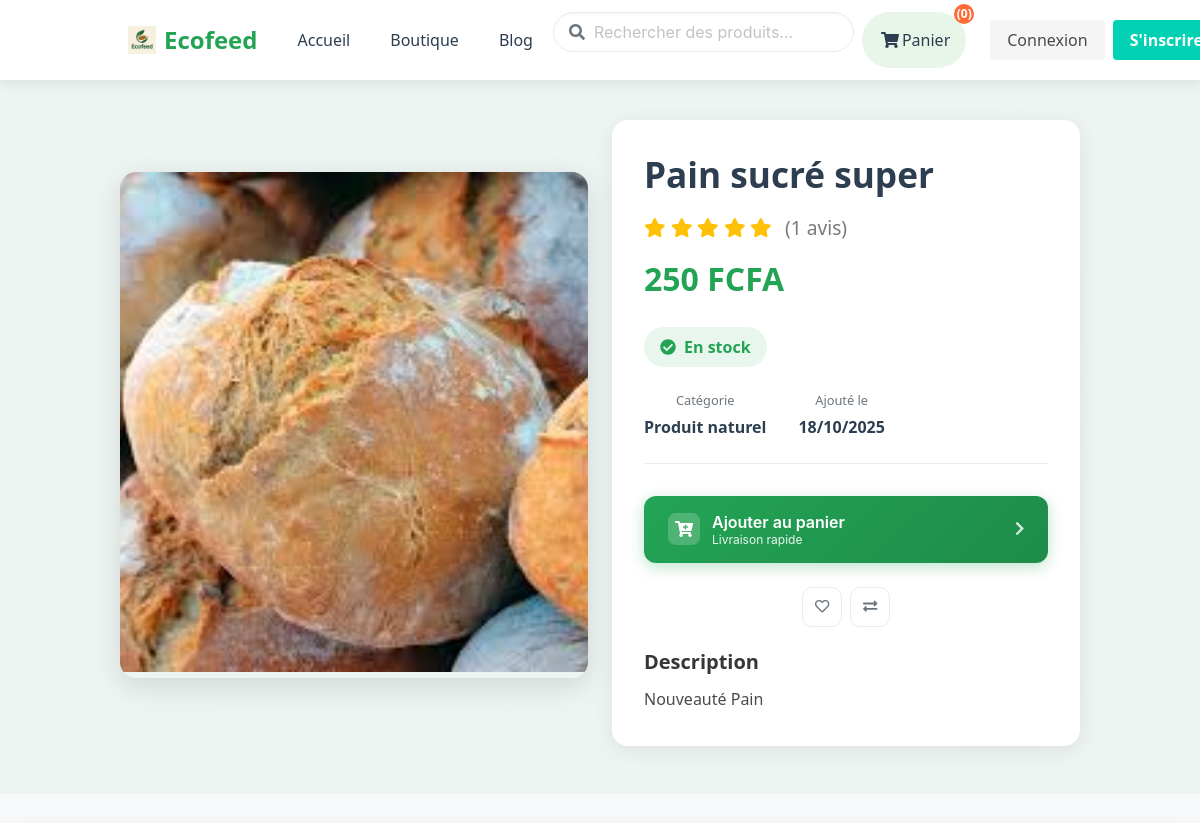
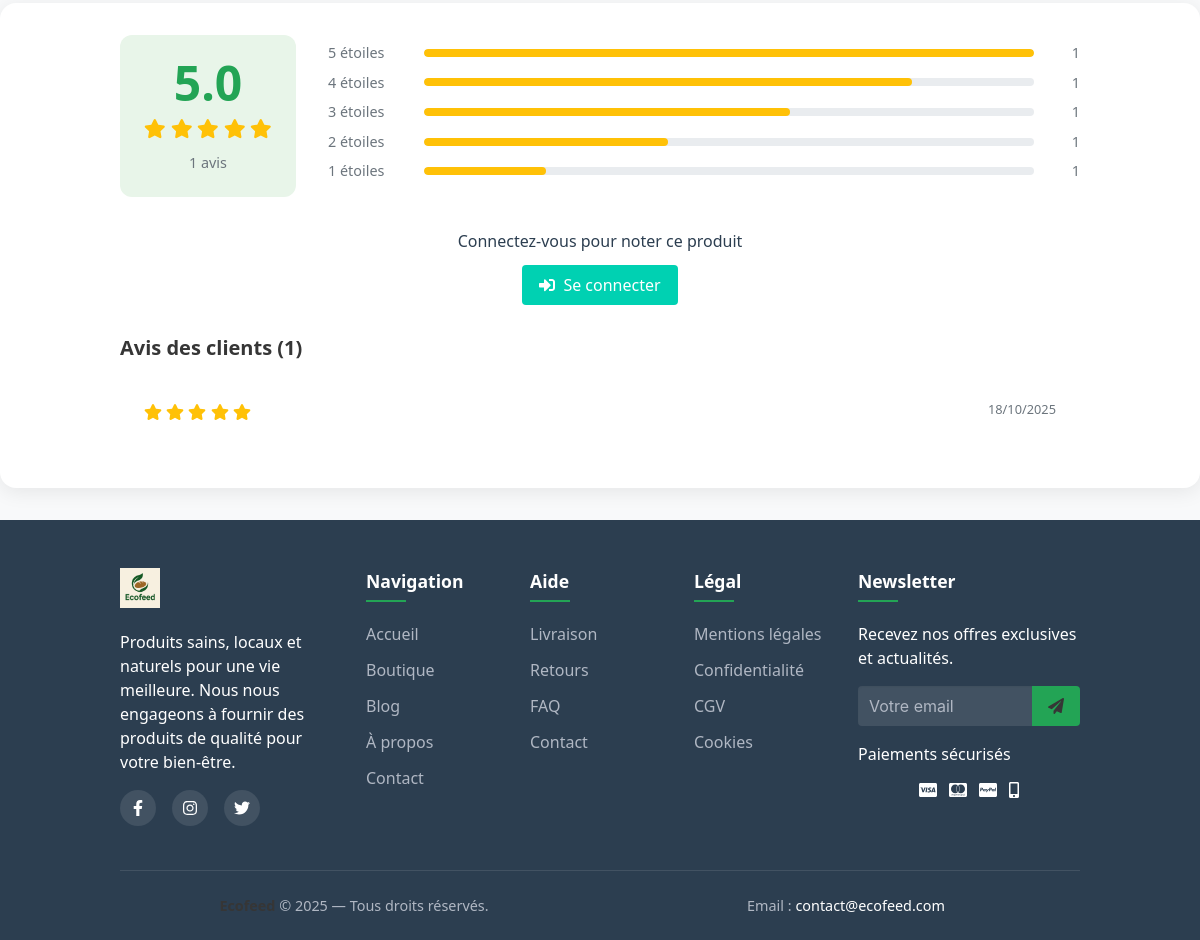
/product/1/, run on the app's committed database (2 pictures, top to bottom).
### products/models.py (models this page shows, shortened)
class Product(models.Model):
    name = models.CharField(max_length=255)
    added_by = models.ForeignKey(User, on_delete=models.CASCADE, related_name='products')
    description = models.TextField()
    price = models.DecimalField(max_digits=10, decimal_places=0)
    available = models.PositiveIntegerField(default=0)
    currency = models.CharField(max_length=100, default="FCFA")
    image = models.ImageField(upload_to='products/')
    created_at = models.DateTimeField(auto_now_add=True)
    def average_rating(self):
        ratings = self.ratings.all()
        if ratings:
            return round(sum(r.rating for r in ratings) / len(ratings), 1)
        return 0
    def rating_count(self):
        return self.ratings.count()

class ProductRating(models.Model):
    product = models.ForeignKey(Product, on_delete=models.CASCADE, related_name='ratings')
    user = models.ForeignKey(User, on_delete=models.CASCADE, related_name='product_ratings')
    rating = models.IntegerField(
        validators=[MinValueValidator(1), MaxValueValidator(5)],
        help_text="Rating from 1 to 5 stars"
    )
    comment = models.TextField(blank=True, null=True)
    created_at = models.DateTimeField(auto_now_add=True)
    updated_at = models.DateTimeField(auto_now=True)
    class Meta:
        unique_together = ['product', 'user']  # One rating per user per product
        ordering = ['-created_at']

### products/views.py (the view)
# urls.py: path('product/<int:product_id>/', views.product_detail, name='product_detail'),
def product_detail(request, product_id):
    product = get_object_or_404(Product, id=product_id)
    related_products = Product.objects.filter(
        added_by=product.added_by
    ).exclude(id=product.id)[:4]
    ratings = product.ratings.all().select_related('user')
    user_rating = None
    user_rating_obj = None
    if request.user.is_authenticated:
        try:
            user_rating_obj = product.ratings.get(user=request.user)
            user_rating = user_rating_obj.rating
        except ProductRating.DoesNotExist:
            pass
    context = {
        'product': product,
        'related_products': related_products,
        'ratings': ratings,
        'user_rating': user_rating,
        'user_rating_obj': user_rating_obj,
        'cart_product_ids': list(request.session.get('cart', {}).keys()),
    }
    return render(request, 'products/product_detail.html', context)

### products/templates/products/product_detail.html (shortened to what this page needs)
{% extends 'base.html' %}
{% load static %}
{% block content %}
<section class="product-detail-hero">
  <div class="container">
    <div class="columns is-vcentered">
      <div class="column is-6">
        <div class="product-gallery">
          <div class="main-image">
            <img src="{{ product.image.url }}" alt="{{ product.name }}" id="mainProductImage">
          </div>
        </div>
      </div>
      <div class="column is-6">
        <div class="product-info-section">
          <h1 class="product-title">{{ product.name }}</h1>
          <div class="rating-display mb-3">
            <div class="star-rating">
              {% with avg_rating=product.average_rating %}
                {% for i in "12345" %}
                  {% if forloop.counter <= avg_rating %}
                    <i class="fas fa-star"></i>
                  {% elif forloop.counter|add:"-0.5" <= avg_rating %}
                    <i class="fas fa-star-half-alt"></i>
                  {% else %}
                    <i class="far fa-star"></i>
                  {% endif %}
                {% endfor %}
              {% endwith %}
              <span class="ml-2 has-text-grey">({{ product.rating_count }} avis)</span>
            </div>
          </div>
          <p class="product-price">{{ product.price }} {{ product.currency }}</p>
          <div class="stock-status {% if product.available > 10 %}in-stock{% elif product.available > 0 %}low-stock{% else %}out-of-stock{% endif %}">
            {% if product.available > 10 %}
              <i class="fas fa-check-circle"></i>
              En stock
            {% elif product.available > 0 %}
              <i class="fas fa-exclamation-triangle"></i>
              Plus que {{ product.available }} disponible{{ product.available|pluralize:"s" }}
            {% else %}
              <i class="fas fa-times-circle"></i>
              Rupture de stock
            {% endif %}
          </div>
          <div class="product-meta">
            <div class="meta-item">
              <span class="meta-label">Catégorie</span>
              <span class="meta-value">Produit naturel</span>
            </div>
            <div class="meta-item">
              <span class="meta-label">Ajouté le</span>
              <span class="meta-value">{{ product.created_at|date:"d/m/Y" }}</span>
            </div>
          </div>
          <div class="cart-section">
            {% if product.id|stringformat:"s" in cart_product_ids %}
              <div class="cart-state">
                <div class="success-indicator">
                  <div class="success-icon">
                    <i class="fas fa-check-circle"></i>
                  </div>
                  <div class="success-content">
                    <span class="success-title">Ajouté au panier</span>
                    <span class="success-subtitle">Produit disponible dans votre panier</span>
                  </div>
                </div>
                <div class="cart-actions">
                  <button class="cart-btn btn-secondary remove-from-cart" data-product-id="{{ product.id }}">
                    <i class="fas fa-trash-alt mr-2"></i>
                    <span>Retirer</span>
                  </button>
                  <a href="{% url 'cart' %}" class="cart-btn btn-primary">
                    <i class="fas fa-shopping-cart mr-2"></i>
                    <span>Voir le panier</span>
                  </a>
                </div>
              </div>
            {% else %}
              <div class="cart-state">
                {% if product.available == 0 %}
                  <div class="out-of-stock-indicator">
                    <div class="out-of-stock-icon">
                      <i class="fas fa-ban"></i>
                    </div>
                    <div class="out-of-stock-content">
                      <span class="out-of-stock-title">Rupture de stock</span>
                      <span class="out-of-stock-subtitle">Bientôt de retour</span>
                    </div>
                  </div>
                  <button class="cart-btn btn-disabled" disabled>
                    <i class="fas fa-bell mr-2"></i>
                    <span>Me prévenir</span>
                  </button>
                {% else %}
                  <button class="cart-btn btn-primary add-to-cart" data-product-id="{{ product.id }}">
                    <div class="btn-content">
                      <div class="btn-icon">
                        <i class="fas fa-cart-plus"></i>
                      </div>
                      <div class="btn-text">
                        <span class="btn-main-text">Ajouter au panier</span>
                        <span class="btn-sub-text">Livraison rapide</span>
                      </div>
                    </div>
                    <div class="btn-arrow">
                      <i class="fas fa-chevron-right"></i>
                    </div>
                  </button>
                  <div class="quick-actions">
                    <button class="quick-btn wishlist-btn" title="Ajouter à la liste de souhaits">
                      <i class="far fa-heart"></i>
                    </button>
                    <button class="quick-btn compare-btn" title="Comparer">
                      <i class="fas fa-exchange-alt"></i>
                    </button>
                  </div>
                {% endif %}
              </div>
            {% endif %}
          </div>
          <div class="product-description mt-4">
            <h4 class="title is-5 mb-3">Description</h4>
            <p class="has-text-grey-dark" style="line-height: 1.8;">{{ product.description }}</p>
          </div>
        </div>
      </div>
    </div>
  </div>
</section>
<section class="rating-section">
  <div class="container">
    <div class="rating-header">
      <div class="rating-stats">
        <div class="average-rating">{{ product.average_rating|default:"0.0" }}</div>
        <div class="star-rating">
          {% with avg_rating=product.average_rating %}
            {% for i in "12345" %}
              {% if forloop.counter <= avg_rating %}
                <i class="fas fa-star"></i>
              {% elif forloop.counter|add:"-0.5" <= avg_rating %}
                <i class="fas fa-star-half-alt"></i>
              {% else %}
                <i class="far fa-star"></i>
              {% endif %}
            {% endfor %}
          {% endwith %}
        </div>
        <div class="rating-count">{{ product.rating_count }} avis</div>
      </div>
      <div class="rating-bars">
        {% for i in "54321" %}
          {% with star_num=i|add:"0" %}
            {% with star_count=product.ratings.filter|length %}
              {% widthratio star_num 1 20 as percentage %}
              <div class="rating-bar">
                <span class="rating-bar-label">{{ star_num }} étoiles</span>
                <div class="rating-bar-progress">
                  <div class="rating-bar-fill" style="width: {{ percentage }}%"></div>
                </div>
                <span class="rating-bar-count">{{ star_count }}</span>
              </div>
            {% endwith %}
          {% endwith %}
        {% endfor %}
      </div>
    </div>
    {% if user.is_authenticated %}
      <div class="rating-form">
        {% if user_rating %}
          <div class="user-rating-indicator">
            <span>Votre note:
              <span class="star-rating">
                {% for i in "12345" %}
                  {% if forloop.counter <= user_rating %}
                    <i class="fas fa-star has-text-warning"></i>
                  {% else %}
                    <i class="far fa-star has-text-warning"></i>
                  {% endif %}
                {% endfor %}
              </span>
            </span>
            <button class="button is-small is-danger is-light" onclick="deleteRating({{ product.id }})">
              <i class="fas fa-trash mr-1"></i> Supprimer
            </button>
          </div>
        {% endif %}
        <h5 class="title is-5 mb-3">{% if user_rating %}Modifier votre avis{% else %}Donner votre avis{% endif %}</h5>
        <form id="ratingForm">
          {% csrf_token %}
          <div class="field">
            <label class="label">Votre note</label>
            <div class="star-rating-input">
              {% for i in "54321" %}
                <input type="radio" id="star{{ i }}" name="rating" value="{{ i }}" class="star-input"
                       {% if user_rating == i|add:"0" %}checked{% endif %}>
                <label for="star{{ i }}" class="star-label">
                  <i class="fas fa-star"></i>
                </label>
              {% endfor %}
            </div>
          </div>
          <div class="field">
            <label class="label">Votre commentaire (optionnel)</label>
            <div class="control">
              <textarea class="textarea" name="comment" placeholder="Partagez votre expérience avec ce produit..." rows="3">{% if user_rating_obj %}{{ user_rating_obj.comment }}{% endif %}</textarea>
            </div>
          </div>
          <div class="field">
            <button type="submit" class="button is-primary">
              <i class="fas fa-paper-plane mr-2"></i>
              {% if user_rating %}Mettre à jour{% else %}Soumettre l'avis{% endif %}
            </button>
          </div>
        </form>
      </div>
    {% else %}
      <div class="has-text-centered">
        <p class="mb-3">Connectez-vous pour noter ce produit</p>
        <a href="{% url 'login' %}?next={{ request.path }}" class="button is-primary">
          <i class="fas fa-sign-in-alt mr-2"></i>Se connecter
        </a>
      </div>
    {% endif %}
    <div class="reviews-list">
      <h5 class="title is-5 mb-4">Avis des clients ({{ ratings.count }})</h5>
      {% if ratings %}
        {% for rating in ratings %}
          <div class="review-item">
            <div class="review-header">
              <div>
                <div class="review-rating">
                  {% for i in "12345" %}
                    {% if forloop.counter <= rating.rating %}
                      <i class="fas fa-star"></i>
                    {% else %}
                      <i class="far fa-star"></i>
                    {% endif %}
                  {% endfor %}
                </div>
              </div>
              <div class="review-date">{{ rating.created_at|date:"d/m/Y" }}</div>
            </div>
          </div>
        {% endfor %}
      {% else %}
        <div class="no-reviews">
          <i class="fas fa-comment-slash fa-3x mb-3 has-text-grey-light"></i>
          <p>Aucun avis pour le moment</p>
          <p class="has-text-grey">Soyez le premier à noter ce produit !</p>
        </div>
      {% endif %}
    </div>
  </div>
</section>
{% endblock %}

### data on the page
Product: image (picture), name "Pain sucré super", rating_count "1", price "250", currency "FCFA", created_at "18/10/2025", description "Nouveauté Pain", average_rating "5.0"
ProductRating: created_at "18/10/2025"

### other printed values
{{ request.session.cart|length|default:"0" }} "0"
{{ star_num }} "5" "4" "3" "2" "1"
{{ star_count }} "1" "1" "1" "1" "1"
{{ ratings.count }} "1"
